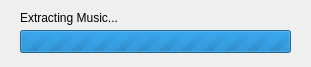
<?xml version="1.0" encoding="UTF-8"?>
<ui version="4.0">
 <class>ProgressDialog</class>
 <widget class="QDialog" name="ProgressDialog">
  <property name="geometry">
   <rect>
    <x>0</x>
    <y>0</y>
    <width>311</width>
    <height>67</height>
   </rect>
  </property>
  <property name="sizePolicy">
   <sizepolicy hsizetype="Fixed" vsizetype="Fixed">
    <horstretch>0</horstretch>
    <verstretch>0</verstretch>
   </sizepolicy>
  </property>
  <property name="windowTitle">
   <string>Extracting Music...</string>
  </property>
  <property name="modal">
   <bool>true</bool>
  </property>
  <widget class="QProgressBar" name="progressBar">
   <property name="geometry">
    <rect>
     <x>20</x>
     <y>30</y>
     <width>271</width>
     <height>23</height>
    </rect>
   </property>
   <property name="maximum">
    <number>0</number>
   </property>
   <property name="value">
    <number>0</number>
   </property>
   <property name="textVisible">
    <bool>false</bool>
   </property>
  </widget>
  <widget class="QLabel" name="label">
   <property name="geometry">
    <rect>
     <x>20</x>
     <y>10</y>
     <width>141</width>
     <height>16</height>
    </rect>
   </property>
   <property name="text">
    <string>Extracting Music...</string>
   </property>
  </widget>
 </widget>
 <resources/>
 <connections/>
</ui>
